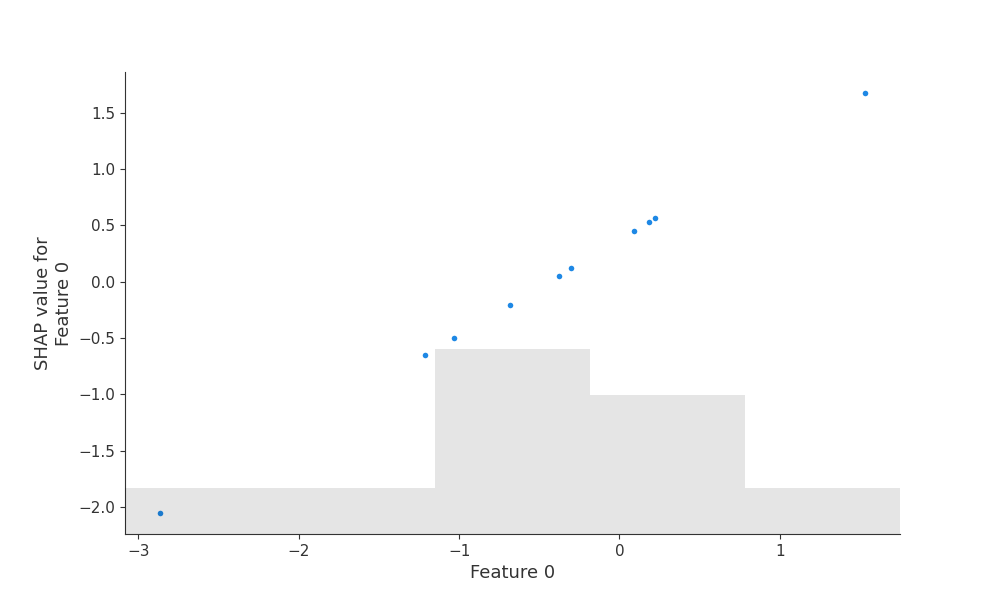

Write the Python code that produced this figure.
import shap
import numpy as np
import matplotlib.pyplot as plt

X = np.random.randn(10, 5)
y = X[:, 0]
model = __import__('sklearn.linear_model').linear_model.Ridge().fit(X, y)
explainer = shap.Explainer(model, X)
shap_values = explainer(X)

print("Open figures before:", len(plt.get_fignums()))
shap.plots.scatter(shap_values[:, 0], show=False)
fig = plt.gcf()
fig.set_size_inches(10, 6)
plt.savefig('test_shap5.png')
plt.close(fig)

print("Open figures after scatter:", len(plt.get_fignums()))

shap.plots.beeswarm(shap_values, show=False)
fig = plt.gcf()
fig.set_size_inches(12, 8)
plt.savefig('test_shap6.png')
plt.close(fig)

print("Open figures after beeswarm:", len(plt.get_fignums()))
